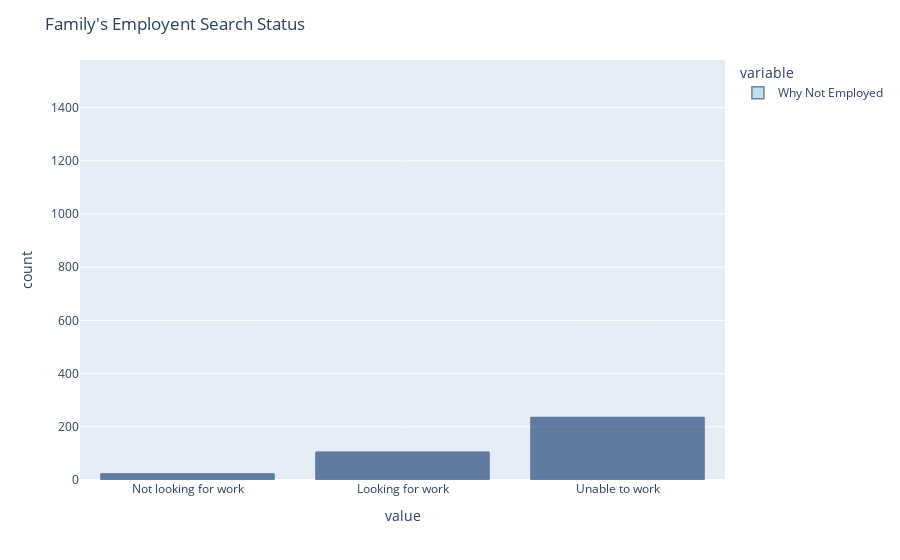

The notebook cell this image was saved under:
### Code cell
import plotly.graph_objects as go


fig = px.bar(df_pipeline2['Why Not Employed'])

fig.update_traces(marker_color='rgb(158,202,225)', 
                marker_line_color='rgb(8,48,107)', marker_line_width=1.5,                   opacity=0.6)
fig.update_layout(title_text="Family's Employent Search Status")
fig.show()

### Figure 1 — Plotly figure (JSON) as saved in the notebook; plotly's stock layout.template omitted (floating-point values rounded to 4 significant figures; data arrays with more than 128 entries replaced by an {"elided": "..."} marker saying what was removed)
{"data": [{"alignmentgroup": "True", "hovertemplate": "variable=Why Not Employed<br>value=%{x}<br>count=%{y}<extra></extra>", "legendgroup": "Why Not Employed", "marker": {"color": "rgb(158,202,225)", "line": {"color": "rgb(8,48,107)", "width": 1.5}}, "name": "Why Not Employed", "offsetgroup": "Why Not Employed", "opacity": 0.6, "orientation": "v", "showlegend": true, "textposition": "auto", "type": "bar", "x": {"elided": "1862 str values"}, "xaxis": "x", "y": {"elided": "1862 int values"}, "yaxis": "y"}], "layout": {"barmode": "relative", "legend": {"title": {"text": "variable"}, "tracegroupgap": 0}, "margin": {"t": 60}, "title": {"text": "Family's Employent Search Status"}, "xaxis": {"anchor": "y", "domain": [0, 1], "title": {"text": "value"}}, "yaxis": {"anchor": "x", "domain": [0, 1], "title": {"text": "count"}}}}
